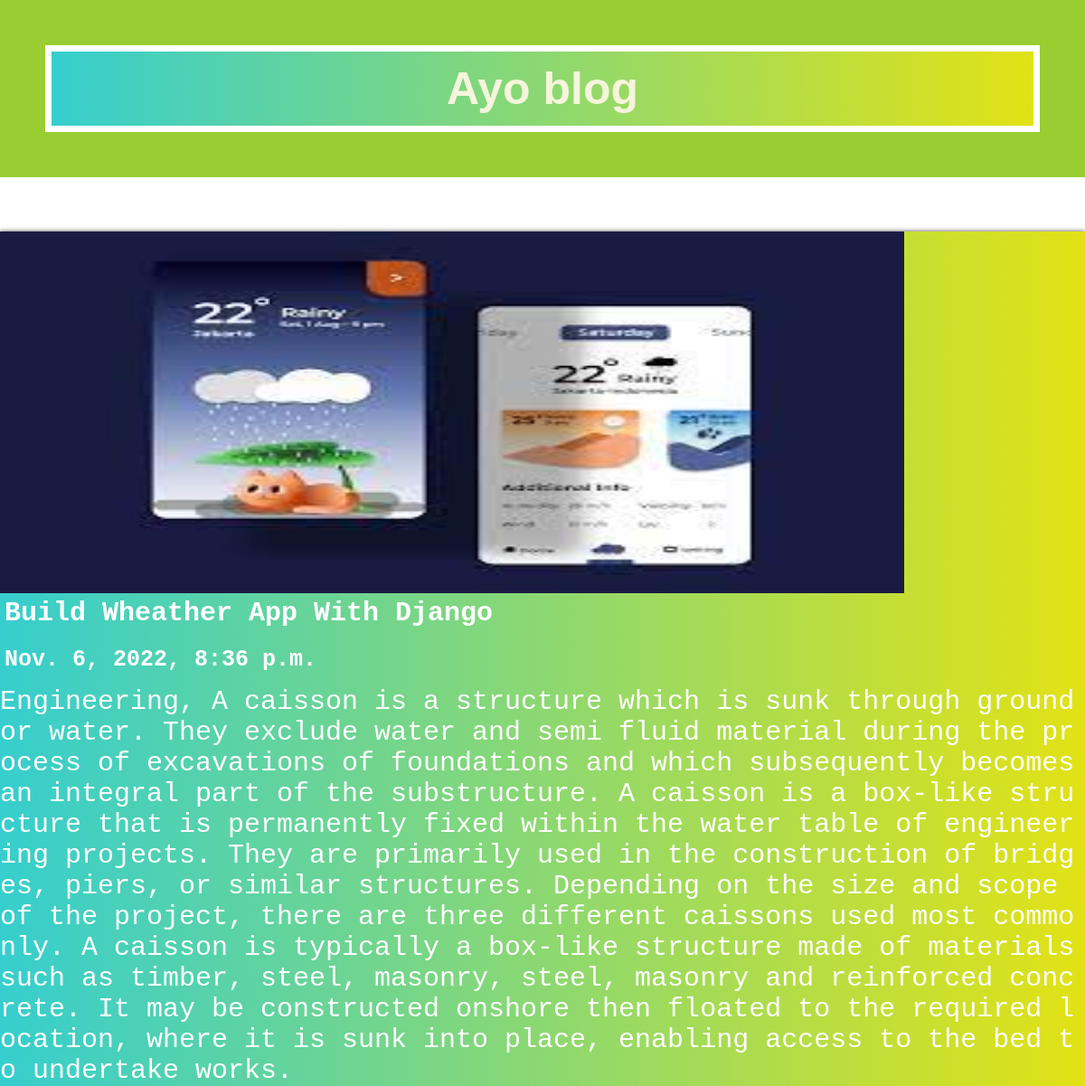
The app's page /post/4 with its own data.
### posts/models.py (models this page shows)
class Post(models.Model):
    title=models.CharField(max_length =100)
    body=models.CharField(max_length = 10000000)
    img=models.ImageField(upload_to = 'images/',default="default.jpg")
    created_at= models.DateTimeField(default=datetime.now,blank=True)

### posts/views.py (the view)
# urls.py: path("post/<str:pk>",views.post, name="post"),
def post(request,pk):
    post=Post.objects.get(id=pk)
    return render(request,"post.html",{"posts":post})

### templates/post.html (shortened to what this page needs)
{% load static %}
<html lang="en">
<head>
    <link rel="stylesheet" href="{% static 'poststyle.css' %}">
</head>
<body>
    <div class="blogname">
        <p id="blogtitle">Ayo blog</p>
    </div>
  <div class="posts-container">
    <div class="post">
        <img src="{{posts.img.url}}" alt="{{posts.title}}"/>
        <a style="text-decoration:none" href="/">
        <h1 class="post-headings">{{posts.title}}</h1>
        <h5 class="post-date">{{posts.created_at}}</h5>
        <div class="body-container">
        <p class="post-body">{{posts.body}}</p>
    </div>
</a>
    </div>
  </div>

### static/poststyle.css (style rules this page uses)
img { width: 1000px; height: 400px; }
* { margin: 0; padding: 0; box-sizing: border-box; }
body { width: 100vw; height: auto; }
.blogname { background-color: yellowgreen; padding: 50px; }
#blogtitle { font-size: 50px; font-weight: bolder; font-family: Arial, sans-serif; color: beige; text-align: center; padding: 12px; border: 7px solid white; margin:auto ; background:linear-gradient(to right,rgb(54, 206, 206),rgb(226, 226, 21)) ; }
.posts-container { padding: auto; margin-top: 60px; box-sizing: border-box; }
.post { padding: auto; background:linear-gradient(to right,rgb(54, 206, 206),rgb(226, 226, 21)); box-shadow: 0 0 5px 0 rgb(82, 73, 73); box-sizing: border-box; }
.post-headings,.post-date,.post-body { color: white; font-family: monospace; }
.post-headings { font-size: 30px; text-transform: capitalize; padding: 5px; }
.post-date { font-weight: bold; font-size: 25px; margin-top: 10px; padding: 5px; }
.post-body { font-size: 30px; margin-top: 10px; word-wrap: break-word; word-break: break-all; }

### records on screen
Post: img (picture), title "Build Wheather App With Django", created_at "Nov. 6, 2022, 8:36 p.m.", body "Engineering, A caisson is a structure which is sunk through ground or water. They exclude water and semi fluid material during the process of excavations of foundations and which subsequently becomes an integral part of the substructure. A caisson is a box-like structure that is permanently fixed within the water table of engineering projects. They are primarily used in the construction of bridges, piers, or similar structures. Depending on the size and scope of the project, there are three different caissons used most commonly. A caisson is typically a box-like structure made of materials such as timber, steel, masonry, steel, masonry and reinforced concrete. It may be constructed onshore…"
